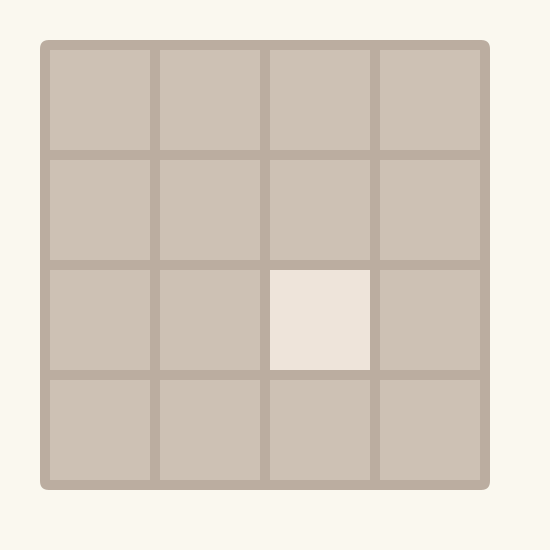
Frame 1 (no input)
Frame 60 (the mouse pressed at the canvas centre just before this capture): identical to frame 1, image omitted
Frame 120 (the mouse held since frame 60 and released just before this capture): identical to frame 1, image omitted

The Processing sketch that drew this single still picture (run headless with seeded random() and noise(); from frame 60 on, the mouse is pressed at the canvas centre):

// Processing sketch: week10_4_processing_2048_keyCode_UP_DOWN
// ── week10_4_processing_2048_keyCode_UP_DOWN.pde
// week10_4_processing_2048_keyCode_UP_DOWN
// 修改自 week10_3_processing_2048_keyCode_LEFT_UP_DOWN
// 按下方向鍵 keyPressed 讓它移動、撞牆
void setup(){
  size(550, 550);
  genNewBlock();
}
//int [][]a = { {0, 2, 0, 0}, {0, 0, 0, 0}, {0, 2, 2, 2}, {4, 4, 4, 4} };
int [][]a = new int[4][4]; // Java 的 2D 陣列宣告, 裡面都是 0
void genNewBlock() { // 產生新的小方塊
  int zeros = 0; // 有幾格是 0, 將會在裡面亂數挑1格, 要放 2
  for(int i=0; i<4; i++){ 
    for(int j=0; j<4; j++){
      if (a[i][j] == 0) zeros++; // 找到1是0的格子
    }
  }
  int choose = int(random(zeros)); // 依照0的數量, 挑其中一格
  for(int i=0; i<4; i++){  // 再數一次格子
    for(int j=0; j<4; j++){
      if (a[i][j] == 0){
        if (choose == 0) a[i][j]=2; // 找到1是0的格子
        choose--;
      }
    }
  }
}
void keyPressed(){
  if(keyCode==RIGHT){ // 右鍵往右
    for(int i=0; i<4; i++){
      int j2 = 3; // 最右邊的格子
      for(int j=3; j>=0; j--){ // 裡面的迴圈, 要往右側
        if(a[i][j] > 0){ // 有格子, 要移動
          int temp = a[i][j2]; // 有點像交換
          a[i][j2] = a[i][j]; //移動最右邊
          a[i][j] = temp;
          j2--; // 次右邊的格子
        }
      }
    }
  }else if(keyCode==LEFT){ // 右鍵往右
   for(int i=0; i<4; i++){
      int j2 = 0; // 最左邊的格子
      for(int j=0; j<4; j++){ 
        if(a[i][j] > 0){ // 有格子, 要移動
          int temp = a[i][j2]; // 有點像交換
          a[i][j2] = a[i][j]; //移動最右邊
          a[i][j] = temp;
          j2++; // 次右邊的格子
        }
      }
    }
  }
  genNewBlock();
}
void draw(){
  background(250, 248, 239); 
  noStroke(); // 不要黑線
  fill(187, 173, 160); // 大格子的色彩
  rect(40, 40, 450, 450, 9); // 大格子
  for(int i=0; i<4; i++){ // 用迴圈, 畫4x4
    for(int j=0; j<4; j++){
      int x = 50 + j*(100+10);
      int y = 50 + i*(100+10); // 加點位移、間隔
      fill (tileColor( a[i][j] )); // week09_5 改成呼叫 tileColor 函式查色彩
      //fill(238, 228, 218); // 小格子的色彩
      rect(x, y, 100, 100);
    }
  }
}
int tileColor(int n) { // week09_5這個函式, 是 week09_3 最後面拿來用的
  switch(n) {
    case 0:return color(205,193,180);
    case 2:return color(238,228,218);
    case 4:return color(237,224,200);
    case 8:return color(242,177,121);
    case 16:return color(245,149,99);
    case 32:return color(246,124,95);
    case 64:return color(246,94,59);
    case 128:return color(237,207,114);
    case 256:return color(237,204,97);
    case 512:return color(237,200,80);
    case 1024:return color(237,197,63);
    default:return color(237,194,46);
  }
 }
